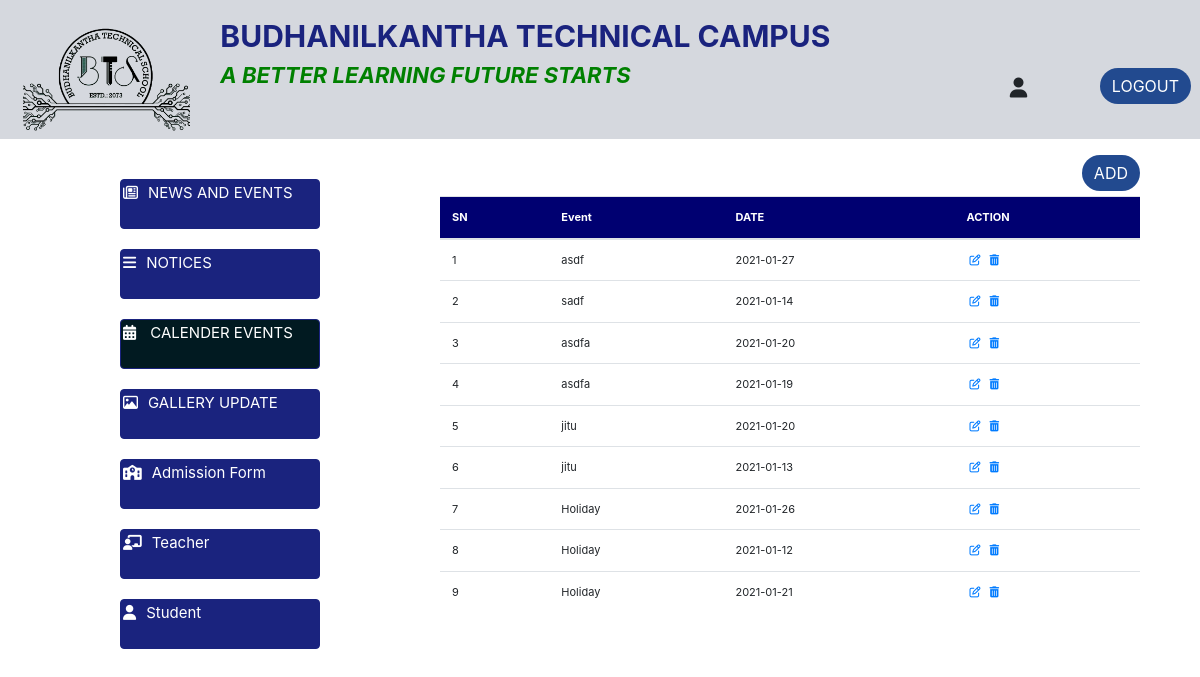
/admin/event_table.php, run on an earlier commit of the app's database.
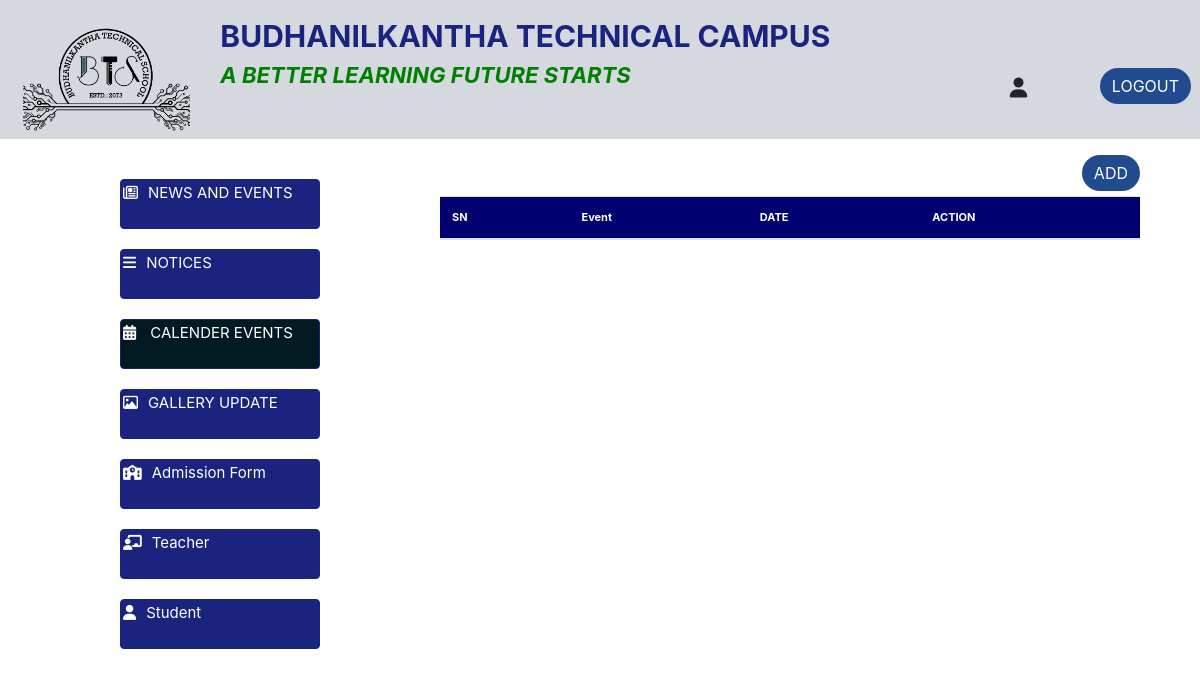
And on a later commit of the database.
### tables this page shows
CREATE TABLE `calender` (
  `id` int(11) NOT NULL,
  `event` text NOT NULL,
  `date` date NOT NULL,
  `created_at` date DEFAULT NULL,
  `updated_at` date DEFAULT NULL
);

### admin/event_table.php (the view, shortened to what this page needs)
<?php
include('include/connection.php');
 $page=1;
 $limit = 15;
if (isset($_GET["page"])) {
                             $page  = $_GET["page"];
                          }
                    else{
                           $page=1;
                          }
$start_from = ($page-1) * $limit;
$sql="select *from calender order by id desc LIMIT $start_from, $limit ";
$result=mysqli_query($db,$sql);
if($page==1)
{
  $x=1;
}
else
{
$x=(($page-1)*$limit)+1;
}
?>
<!DOCTYPE html>
<html>
<head>
    <link rel="stylesheet" href="path/to/font-awesome/css/font-awesome.min.css">
    <link rel="stylesheet" type="text/css" href="frontpage/css/bootstrap.min.css" />
    <link rel="stylesheet" type="text/css" href="frontpage/css/font-awesome.min.css" />
    <link rel="stylesheet" href="../frontpage/css/style.css" />
    <link rel="stylesheet" href="https://stackpath.bootstrapcdn.com/bootstrap/4.5.2/css/bootstrap.min.css">
    <link rel="stylesheet" type="text/css" href="landing.css">
</head>
<body>
    <?php
        include('include/topbar.php');
   ?>
    <div class="container">
        <div class="row">
            <?php
         include('include/sidebar.php');
     ?>
            <div class="col-lg-8 col-md-8 col-sm-12">
                <div class="container">
                    <a  href="events.php?type=insert" class="btn btn-primary mt-3 " style="background-color: #224a8f; border: none; border-radius: 20px; margin-bottom: 5px; margin-top:5px;float: right;">ADD</a>
                            <table class="table">
                                <thead class="blue " >
                                    <tr >
                                        <TH>SN</TH>
                                        <th>Event</th>
                                        <th>DATE</th>
                                        <th>ACTION</th>
                                    </tr>
                                </thead>
                                <?php
                                 while($calender=mysqli_fetch_array($result))
                             {
                                 ?>
                                <tr>
                                   <td><?php echo htmlentities($x); ?></td>
                                    <td><?php echo  htmlentities($calender['event']);?></td>
                                    <td> <?php echo htmlentities($calender['date']); ?> </td>
                                    <td>
                                        <a href="events.php?type=edit&&id=<?php echo $calender['id']; ?>"><i class="fa fa-edit"> </i></a>
                                        <a href="delete.php?id=<?php echo $calender['id']; ?>&&type=calender"><i class="fa fa-trash"> </i></a>
                                    </td>
                                </tr>
                              <?php
                              $x++;
                            }
                              ?>
                            </table>
                        </div>
                    </div>
                </div>
            </div>
</body>
</body>
</html>

What changed in the data, as far as the page shows it:
removed calender: event "asdf", date "2021-01-27"
removed calender: event "sadf", date "2021-01-14"
removed calender: event "asdfa", date "2021-01-20"
removed calender: event "asdfa", date "2021-01-19"
removed calender: event "jitu", date "2021-01-20"
removed calender: event "jitu", date "2021-01-13"
removed calender: event "Holiday", date "2021-01-26"
removed calender: event "Holiday", date "2021-01-12"
removed calender: event "Holiday", date "2021-01-21"
